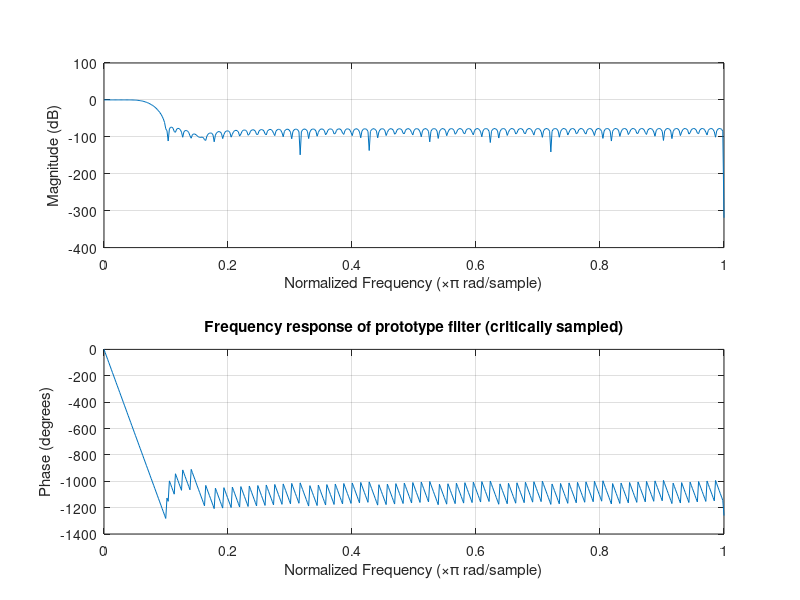

Write the MATLAB code that produced this figure. (Note: this script raises an error after producing the figure.)
% Example 5.1   Oversampled Filter Bank Using Relaxed Analysis/Synthesis
%               Filter Design Constraints(Compared With Critically-sample
%               Filter Banks)
%
% by Lee, Gan, and Kuo, 2008
% Subband Adaptive Filtering: Theory and Implementation
% Publisher: John Wiley and Sons, Ltd

addpath '..\Common';      % Functions in Common folder
clear all; close all;

% Prototype filter

Fs = 8000;                % Sampling frequency
Rp = 1;                   % Passband ripple = 1 dB
Rs = 60;                  % Stopband attenuation = -60dB
L = 143;                  % Length of FIR filter
we = 3500*2*pi/Fs;        % End of frequency range of interest
wc = 1.1/16;                 % Cutoff frequency (normalized freq wrt Fs/2)

b = fir1(L,wc, chebwin(L+1,Rs)); % Chebyshev window design method
figure; freqz(b); title('Frequency response of prototype filter (critically sampled)');

% Create Critically-sampled 8-band DFT Filter Banks

nbands = 16;               % Number of filter banks
D = 12;                    % Decimation factor (critically sampled)
len = length(b);
[H,G] = make_bank_DFT(b,nbands);
H = sqrt(D)*H;
G = sqrt(D)*G;
NFFT = 1024;              % FFT size
dist_alias(H',G',nbands); % Compute distortion and aliasing
[H,w,delta_w] = FreqResp(H,NFFT);
Hz = H';

% Plot frequency response

figure; subplot(3,1,[1 2]), hold on;
for k = 1:nbands
    if mod(k,2)==0
        plot(w/pi,20*log10(abs(Hz(k,:))+eps));
    else
        plot(w/pi,20*log10(abs(Hz(k,:))+eps),':');
    end
end
axis([0 2 -120 10]); box on; ylabel('Gain (dB)');
title('Frequency response of critically-sampled 8-band DFT filter bank');

% Distortion function

Tz = sum(abs(Hz).^2);
subplot(3,1,3); plot(w/pi,10*log10(Tz));
xlabel('Frequency,\omega (\pi)'); ylabel('Gain (dB)');
axis([0 2 0 20]);
title('Combined distortion response (critically sampled)');

% Create Oversampled 8-band DFT Filter Banks

% Define parameter values

Fs = 8000;                % Sampling frequency
Rp = 1;                   % Passband ripple = 1 dB
Rs = 60;                  % Stopband attenuation = -60dB
L = 255;                  % Order of FIR filter, length = 128
wc = 1/32;                 % Set cutoff frequency at 1/6

% Design a prototype lowpass filter using a Chebyshev window with Rs
% decibels of relative sidelobe attentuation

b_os = fir1(L,wc,chebwin(L+1,Rs));

figure;                   % Plot the prototype lowpass filter
freqz(b_os);              % Compute frequency response
title('Frequency response of prototype filter (oversampled)');

nbands = 64;               % Number of filter banks
D = 32;                    % Decimation factor (oversampled)

len = length(b_os);
[H,G] = make_bank_DFT(b_os,nbands);
% Design DFT filter banks
H = sqrt(D)*H;
G = sqrt(D)*G;
NFFT = 1024;              % FFT size
dist_alias(H',G',nbands); % Compute distortion and aliasing
[H,w,delta_w] = FreqResp(H,NFFT);
% Compute frequency response
Hz = H';
figure;                   % Plot results
subplot(3,1,[1 2]), hold on;
for k = 1:nbands
    if mod(k,2)==0
        plot(w/pi,20*log10(abs(Hz(k,:))+eps));
    else
        plot(w/pi,20*log10(abs(Hz(k,:))+eps),':');
    end
end
axis([0 2 -120 10]); box on; ylabel('Gain (dB)');
title('Frequency response of oversampled 8-band DFT filter bank');

% Distortion function

Tz = sum(abs(Hz).^2);
subplot(3,1,3); plot(w/pi,10*log10(Tz));
xlabel('Frequency,\omega (\pi)'); ylabel('Gain (dB)');
axis([0 2 0 20]);
title('Combined distortion response (oversampled)');


